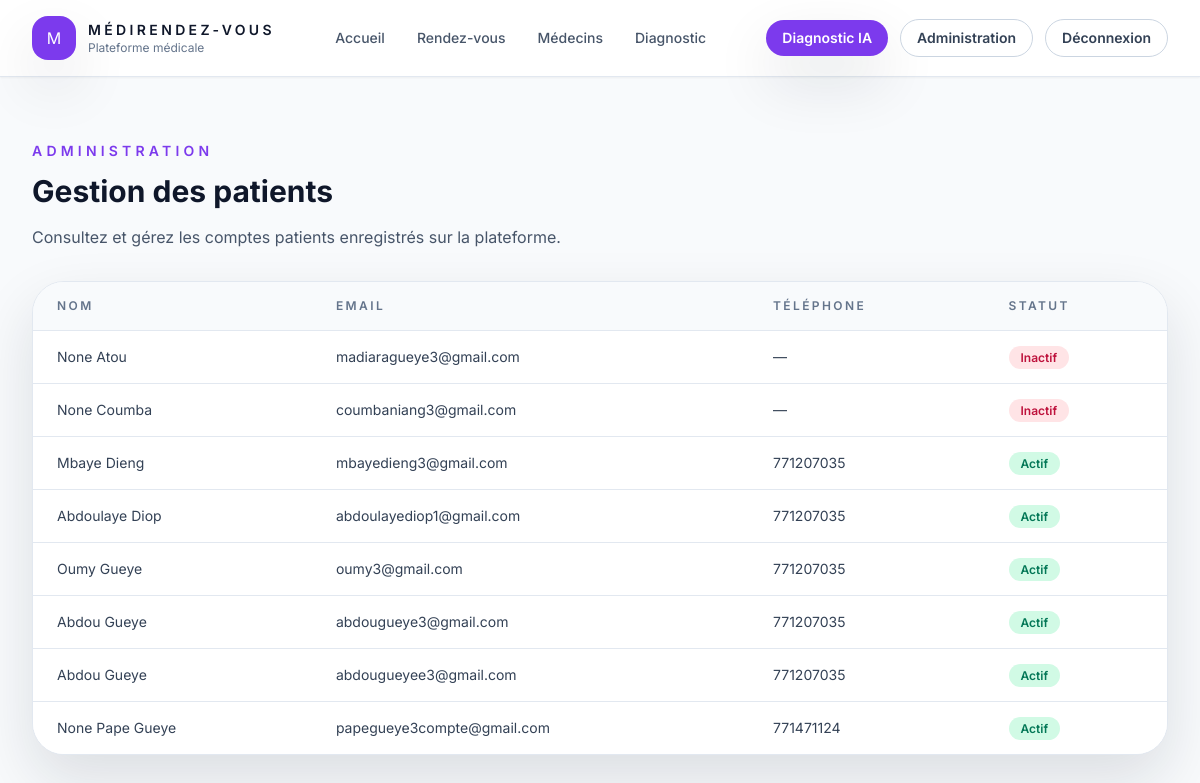
/admin/patients (signed in), run on the app's committed database.
### app/models.py (models this page shows, shortened)
class Patient(db.Model):
    __tablename__ = 'patient'
    id = db.Column(db.Integer, primary_key=True)
    user_id = db.Column(db.Integer, db.ForeignKey('user.id', name="fk_patient_user"), nullable=True)
    prenom = db.Column(db.String(80))
    nom = db.Column(db.String(100), nullable=False)
    email = db.Column(db.String(120), unique=True, nullable=False)
    telephone = db.Column(db.String(30))
    preference_specialite = db.Column(db.String(100))
    preference_medecin = db.Column(db.String(100))
    horaires_preferes = db.Column(db.String(120))
    historique_medical = db.Column(db.Text)
    rendezvous = db.relationship('RendezVous', backref='patient_rel', lazy=True)
    consultations = db.relationship('Consultation', backref='patient_rel', lazy=True)
    diagnostics = db.relationship('DiagnosticIA', backref='patient_rel', lazy=True)

class User(UserMixin, db.Model):
    __tablename__ = 'user'
    id = db.Column(db.Integer, primary_key=True)
    email = db.Column(db.String(120), nullable=False, unique=True)
    password_hash = db.Column(db.String(255), nullable=False)
    role = db.Column(db.String(20), nullable=False, default='patient')
    actif = db.Column(db.Boolean, default=True)
    patient = db.relationship('Patient', backref='user', uselist=False)
    medecin = db.relationship('Medecin', backref='user', uselist=False)

### app/routes.py (the view)
@app.route('/admin/patients')
@login_required(role='admin')
def admin_patients():
    patients = Patient.query.order_by(Patient.nom).all()
    return render_template('admin_patients.html', patients=patients)

### app/routes.py (called while the page is built)
@login_manager.user_loader
def load_user(user_id):
    return User.query.get(int(user_id))

def login_required(role=None):
    def decorator(func):
        @wraps(func)
        def wrapper(*args, **kwargs):
            if not current_user.is_authenticated:
                return redirect(url_for('login'))
            if not current_user.actif:
                logout_user()
                flash('Compte désactivé. Contactez l’administrateur.', 'danger')
                return redirect(url_for('login'))
            if role is not None:
                allowed_roles = role if isinstance(role, (list, tuple)) else [role]
                if current_user.role not in allowed_roles:
                    flash('Accès refusé.', 'danger')
                    return redirect(url_for('home'))
            return func(*args, **kwargs)
        return wrapper
    return decorator

### app/templates/admin_patients.html
{% extends "base.html" %}
{% block content %}
<section class="mx-auto max-w-7xl px-4 py-16 sm:px-6 lg:px-8">
  <div class="mb-8 flex flex-col gap-4 sm:flex-row sm:items-end sm:justify-between">
    <div>
      <p class="text-sm font-semibold uppercase tracking-[0.3em] text-violet-600">Administration</p>
      <h1 class="mt-3 text-3xl font-bold text-slate-900">Gestion des patients</h1>
      <p class="mt-4 text-slate-600">Consultez et gérez les comptes patients enregistrés sur la plateforme.</p>
    </div>
  </div>
  <div class="overflow-hidden rounded-[2rem] border border-slate-200 bg-white shadow-soft">
    <table class="min-w-full divide-y divide-slate-200">
      <thead class="bg-slate-50">
        <tr>
          <th class="px-6 py-4 text-left text-xs font-semibold uppercase tracking-[0.2em] text-slate-500">Nom</th>
          <th class="px-6 py-4 text-left text-xs font-semibold uppercase tracking-[0.2em] text-slate-500">Email</th>
          <th class="px-6 py-4 text-left text-xs font-semibold uppercase tracking-[0.2em] text-slate-500">Téléphone</th>
          <th class="px-6 py-4 text-left text-xs font-semibold uppercase tracking-[0.2em] text-slate-500">Statut</th>
        </tr>
      </thead>
      <tbody class="divide-y divide-slate-200 bg-white">
        {% for patient in patients %}
        <tr class="hover:bg-slate-50">
          <td class="px-6 py-4 text-sm text-slate-700">{{ patient.prenom }} {{ patient.nom }}</td>
          <td class="px-6 py-4 text-sm text-slate-700">{{ patient.email }}</td>
          <td class="px-6 py-4 text-sm text-slate-700">{{ patient.telephone or '—' }}</td>
          <td class="px-6 py-4 text-sm text-slate-700">
            <span class="rounded-full px-3 py-1 text-xs font-semibold {{ 'bg-emerald-100 text-emerald-700' if patient.user and patient.user.actif else 'bg-rose-100 text-rose-700' }}">
              {{ 'Actif' if patient.user and patient.user.actif else 'Inactif' }}
            </span>
          </td>
        </tr>
        {% endfor %}
      </tbody>
    </table>
  </div>
</section>
{% endblock %}

### data on the page
Patient: prenom "None", nom "Atou", email "madiaragueye3@gmail.com", telephone "—", user "Inactif"
Patient: prenom "None", nom "Coumba", email "coumbaniang3@gmail.com", telephone "—", user "Inactif"
Patient: prenom "Mbaye", nom "Dieng", email "mbayedieng3@gmail.com", telephone "771207035"
User: actif "Actif"
Patient: prenom "Abdoulaye", nom "Diop", email "abdoulayediop1@gmail.com", telephone "771207035"
User: actif "Actif"
Patient: prenom "Oumy", nom "Gueye", email "oumy3@gmail.com", telephone "771207035"
User: actif "Actif"
Patient: prenom "Abdou", nom "Gueye", email "abdougueye3@gmail.com", telephone "771207035"
User: actif "Actif"
Patient: prenom "Abdou", nom "Gueye", email "abdougueyee3@gmail.com", telephone "771207035"
User: actif "Actif"
Patient: prenom "None", nom "Pape Gueye", email "papegueye3compte@gmail.com", telephone "771471124"
User: actif "Actif"
